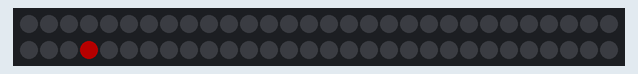
This sketch was run on a simulated Arduino Uno, built with avr-gcc and run on an emulated ATmega328P. Shown: 60 RGB LEDs in strip order, left to right, continuing on the next row. Dim RGB values are drawn brighter than linear; the local clock reads 2024-03-15 10:24:30 at power-on unless the sketch sets it.

Above: at 0.6 s.
At 2.4 s:
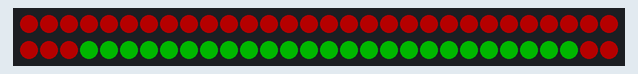
At 4.6 s:
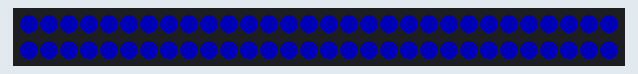
At 5.1 s:
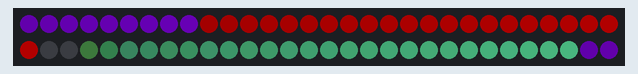
At 20.1 s:
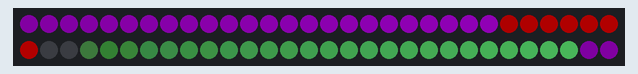
At 36.1 s:
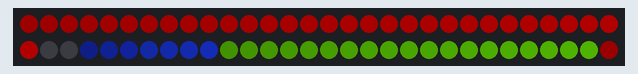

The sketch:

neopixelringclock60.ino
```cpp
/**************************************************************************
 *                                                                       *
     NeoPixel Ring Clock
     by Andy Doro (mail@andydoro.com)
     http://andydoro.com/ringclock/
 *                                                                      *
 **************************************************************************


   Revision History

   Date      By    What
   20140320  AFD   First draft
   20160105  AFD   Faded arcs
   20160916  AFD   Trinket compatible
   20170727  AFD   added STARTPIXEL for 3D enclosure, variable starting point, added automatic DST support
   20180424  AFD   using DST library https://github.com/andydoro/DST_RTC
*/

// include the library code:
#include <Wire.h>
#include <RTClib.h>
#include "DST_RTC.h" // download from https://github.com/andydoro/DST_RTC

#include <Adafruit_NeoPixel.h>

// define pins
#define NEOPIN 3

#define BRIGHTNESS 64 // set max brightness

#define STARTPIXEL 33 // where do we start on the loop? use this to shift the arcs if the wiring does not start at the "12" point

RTC_DS1307 rtc; // Establish clock object

DST_RTC dst_rtc; // DST object


Adafruit_NeoPixel strip = Adafruit_NeoPixel(60, NEOPIN, NEO_GRB + NEO_KHZ800); // strip object

byte pixelColorRed, pixelColorGreen, pixelColorBlue; // holds color values

void setup () {
  Wire.begin();  // Begin I2C
  rtc.begin();   // begin clock

  //Serial.begin(9600);
  // set pinmodes
  pinMode(NEOPIN, OUTPUT);

  if (! rtc.isrunning()) {
//    Serial.println("RTC is NOT running!");
    // following line sets the RTC to the date & time this sketch was compiled
    rtc.adjust(DateTime(__DATE__, __TIME__));
    // DST? If we're in it, let's subtract an hour from the RTC time to keep our DST calculation correct. This gives us
    // Standard Time which our DST check will add an hour back to if we're in DST.
    DateTime standardTime = rtc.now();
    if (dst_rtc.checkDST(standardTime) == true) { // check whether we're in DST right now. If we are, subtract an hour.
      standardTime = standardTime.unixtime() - 3600;
    }
    rtc.adjust(standardTime);
  }


  strip.begin();
  //strip.show(); // Initialize all pixels to 'off'

  strip.setBrightness(BRIGHTNESS); // set brightness

  // startup sequence
  delay(500);
  colorWipe(strip.Color(255, 0, 0), 20); // Red
  colorWipe(strip.Color(0, 255, 0), 20); // Green
  colorWipe(strip.Color(0, 0, 255), 20); // Blue
  delay(500);

}

void loop () {

  // get time
  DateTime theTime = dst_rtc.calculateTime(rtc.now()); // takes into account DST

  byte secondval = theTime.second();  // get seconds
  byte minuteval = theTime.minute();  // get minutes
  int hourval = theTime.hour();   // get hours
  hourval = hourval % 12; // This clock is 12 hour, if 13-23, convert to 0-11`

  hourval = (hourval * 60 + minuteval) / 12; //each red dot represent 24 minutes.

  // arc mode
  for (uint8_t i = 0; i < strip.numPixels(); i++) {

    if (i <= secondval) {
      // calculates a faded arc from low to maximum brightness
      pixelColorBlue = (i + 1) * (255 / (secondval + 1));
      //pixelColorBlue = 255;
    }
    else {
      pixelColorBlue = 0;
    }

    if (i <= minuteval) {
      pixelColorGreen = (i + 1) * (255 / (minuteval + 1));
      //pixelColorGreen = 255;
    }
    else {
      pixelColorGreen = 0;
    }

    if (i <= hourval) {
      pixelColorRed = (i + 1) * (255 / (hourval + 1));
      //pixelColorRed = 255;
    }
    else {
      pixelColorRed = 0;
    }

    strip.setPixelColor((i + STARTPIXEL) % 60, strip.Color(pixelColorRed, pixelColorGreen, pixelColorBlue));
  }

  /*
    // for serial debugging
    Serial.print(hourval, DEC);
    Serial.print(':');
    Serial.print(minuteval, DEC);
    Serial.print(':');
    Serial.println(secondval, DEC);
  */

  //display
  strip.show();

  // wait
  delay(100);

}


// Fill the dots one after the other with a color
void colorWipe(uint32_t c, uint8_t wait) {
  for (uint16_t i = 0; i < strip.numPixels(); i++) {
    //strip.setPixelColor(i, c);
    strip.setPixelColor((i + STARTPIXEL) % 60, c);
    strip.show();
    delay(wait);
  }
}
```

Measured:
- what the display in image 2 shows lasts 0.5 s, from 4.6 s to 5.1 s
